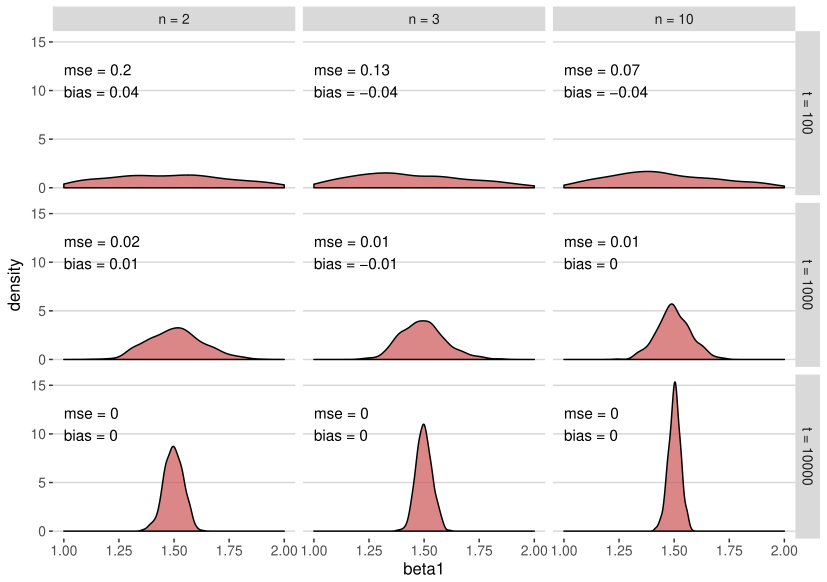

Reproduce this figure in R.
library(factorcopula)
library(parallel)
library(cheopsr)
library(ggplot2)
library(dplyr)
library(ggthemes)

#devtools::install_github("bonartm/cheopsr")
options(cheopsr.account = "AG-Wied")
options(cheopsr.username = "bonartm")
#cheops_install_github("bonartm/factorcopula", ref = "dev")

tSeq <- rep(c(100, 1000, 10000), each = 500)
N <- c(2, 3, 10)
values <- expand.grid(t = tSeq, n = N)

theta0 <- c(beta1 = 1.5)
lower <- c(beta1 = 0)
upper <- c(beta1 = 5)

Z <- config_factor(rst = list(nu = 1/0.25, lambda = -0.8))
eps <- config_error(rt = list(df = 1/0.25))

opt <- cheops_slurmcontrol(nodes = 60, tasks = 1, mem = "4gb", time = "02:00:00")
#opt <- cheops_slurmcontrol(nodes = 2, tasks = 2, mem = "4gb", time = "00:05:00", partition = "devel")

job <- cheops_lapply(1:nrow(values), function(i, values, theta0, lower, upper, Z, eps){
  T <- values[i, 1]
  N <- values[i, 2]
  k <- rep(1, N)
  beta <- config_beta(k, Z = 1)
  cop <- fc_create(Z, eps, beta)
  Y <- qnorm(cop(theta0, T))
  fc_fit(Y, Z, eps, beta, lower = lower, upper = upper, recursive = FALSE, trials = 4,
                   control = list(stopval = 0, xtol_rel = 1e-12, maxeval = 1000), S = 25000, cl = NULL, k = k)

  },
  options = opt, args = list(values = values, theta0 = theta0, lower = lower, upper = upper, Z = Z, eps = eps),
  packages = c("factorcopula"), jobname = "mcstudy", load.balancing = FALSE)

cheops_jobs()
cat(cheops_getlog("mcstudy"), sep = "\n")
#cheops_cancel("mcstudy")

res <- cheops_readRDS("./mcstudy/res.rds")
res <- data.frame(do.call(rbind, res))
theta <- cbind(values, beta1 = res$beta1)
theta$tLabel <- factor(paste0("t = ", theta$t), levels = c("t = 100", "t = 1000", "t = 10000"), ordered = TRUE)
theta$nLabel <- factor(paste0("n = ", theta$n), levels = c("n = 2", "n = 3", "n = 10"), ordered = TRUE)

res <- theta %>%
  group_by(t, n) %>%
  summarise(bias = mean(beta1)-1.5, sd = sd(beta1),  mse = mean((beta1-1.5)^2))

theta <- theta %>%
  left_join(res, by = c("t", "n"))


options(scipen = 9999)

theta$mseLabel <- paste0("mse = ", round(theta$mse, 2), "\nbias = ", round(theta$bias, 2))

ggplot(theta, aes(x = beta1, label = mseLabel)) +
  geom_density(fill = "indianred3", kernel = "gaussian", alpha = 0.7) +
  facet_grid(tLabel ~ nLabel) +
  #geom_vline(aes(xintercept = mean(beta1)), linetype = 3, color = "black") +
  geom_text(x = 1, y = 11, stat = "unique", hjust = 0) +
  scale_x_continuous(limits = c(1, 2)) +
  theme_hc()
